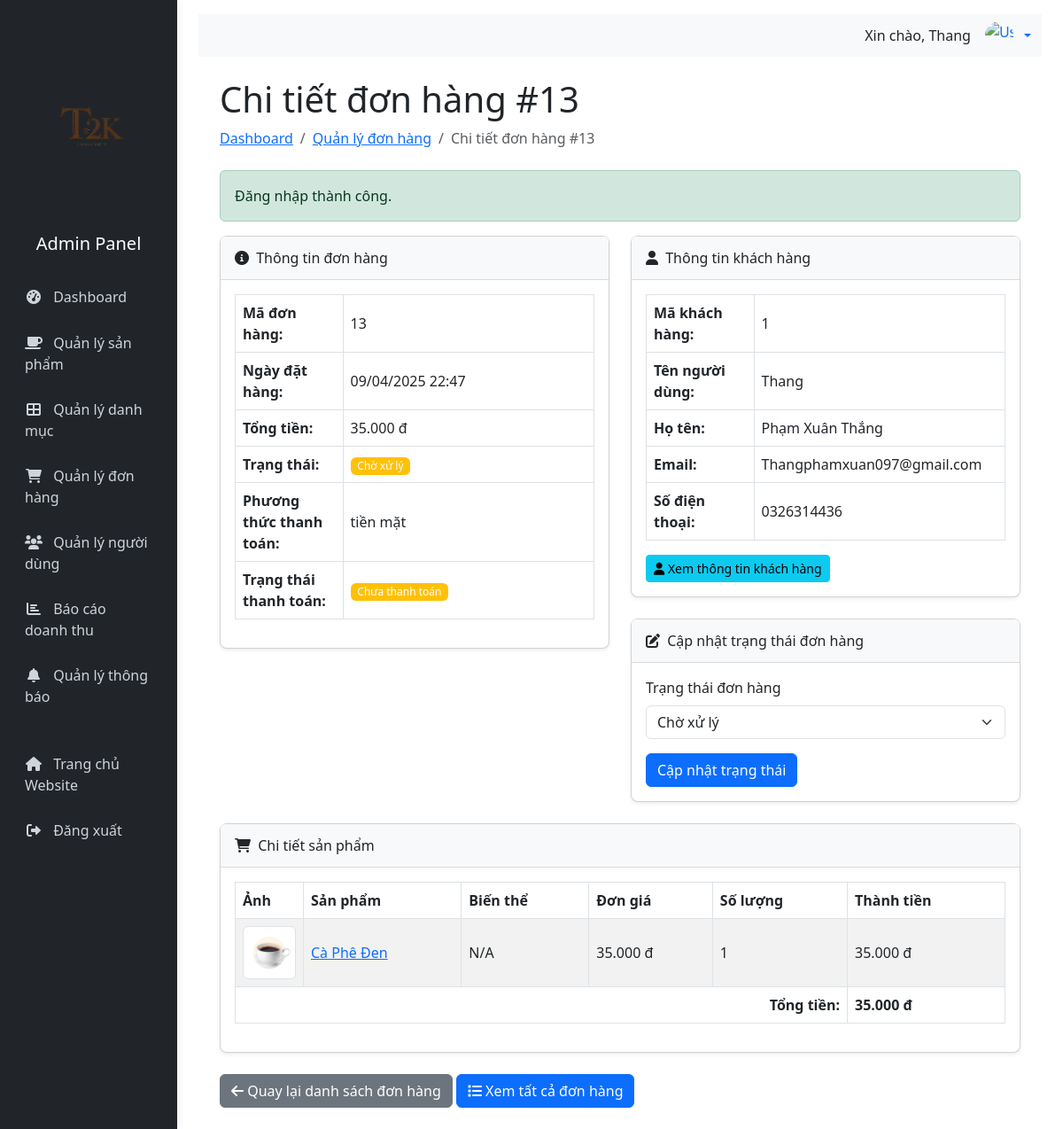
Screenshot of /admin/orders/13 (signed in) with the database file from the repository.
### tables this page shows
CREATE TABLE IF NOT EXISTS `orders` (
  `order_id` int NOT NULL AUTO_INCREMENT,
  `user_id` int DEFAULT NULL,
  `order_date` datetime DEFAULT CURRENT_TIMESTAMP,
  `total_amount` decimal(10,2) NOT NULL,
  `status` varchar(20) DEFAULT 'đang chờ',
  `payment_method` varchar(20) DEFAULT 'tiền mặt',
  `payment_status` varchar(20) DEFAULT 'đang chờ',
  `notes` varchar(500) DEFAULT NULL,
  PRIMARY KEY (`order_id`),
  KEY `user_id` (`user_id`),
  CONSTRAINT `orders_ibfk_1` FOREIGN KEY (`user_id`) REFERENCES `users` (`user_id`) ON DELETE RESTRICT
);

CREATE TABLE IF NOT EXISTS `users` (
  `user_id` int NOT NULL AUTO_INCREMENT,
  `username` varchar(50) NOT NULL,
  `password` varchar(255) NOT NULL,
  `email` varchar(100) NOT NULL,
  `full_name` varchar(100) NOT NULL,
  `phone_number` varchar(15) DEFAULT NULL,
  `role` varchar(20) NOT NULL DEFAULT 'khách hàng',
  `created_at` datetime DEFAULT CURRENT_TIMESTAMP,
  `last_login` datetime DEFAULT NULL,
  `status` varchar(20) DEFAULT 'hoạt động',
  PRIMARY KEY (`user_id`),
  UNIQUE KEY `username` (`username`),
  UNIQUE KEY `email` (`email`)
);

CREATE TABLE IF NOT EXISTS `orderitems` (
  `order_item_id` int NOT NULL AUTO_INCREMENT,
  `order_id` int NOT NULL,
  `product_id` int NOT NULL,
  `variant_id` int DEFAULT NULL,
  `quantity` int NOT NULL,
  `unit_price` decimal(10,2) NOT NULL,
  `notes` varchar(255) DEFAULT NULL,
  `created_at` datetime DEFAULT CURRENT_TIMESTAMP,
  PRIMARY KEY (`order_item_id`),
  KEY `order_id` (`order_id`),
  KEY `product_id` (`product_id`),
  KEY `variant_id` (`variant_id`),
  CONSTRAINT `orderitems_ibfk_1` FOREIGN KEY (`order_id`) REFERENCES `orders` (`order_id`) ON DELETE RESTRICT,
  CONSTRAINT `orderitems_ibfk_2` FOREIGN KEY (`product_id`) REFERENCES `products` (`product_id`) ON DELETE RESTRICT,
  CONSTRAINT `orderitems_ibfk_3` FOREIGN KEY (`variant_id`) REFERENCES `productvariants` (`variant_id`) ON DELETE RESTRICT
);

CREATE TABLE IF NOT EXISTS `products` (
  `product_id` int NOT NULL AUTO_INCREMENT,
  `category_id` int NOT NULL,
  `name` varchar(100) NOT NULL,
  `description` varchar(500) DEFAULT NULL,
  `base_price` decimal(10,2) NOT NULL,
  `image_url` varchar(255) DEFAULT NULL,
  `is_available` tinyint(1) DEFAULT '1',
  `is_featured` tinyint(1) DEFAULT '0',
  `created_at` datetime DEFAULT CURRENT_TIMESTAMP,
  `updated_at` datetime DEFAULT NULL,
  PRIMARY KEY (`product_id`),
  KEY `category_id` (`category_id`),
  CONSTRAINT `products_ibfk_1` FOREIGN KEY (`category_id`) REFERENCES `categories` (`category_id`) ON DELETE RESTRICT
);

### app/Models/Order.php (called while the page is built, shortened)
<?php
class Order {
    private $conn;
    private $table_name = "orders";
    public $order_id;
    public function __construct($db) {
        $this->conn = $db;
    }
    public function readOne() {
        $query = "SELECT o.*, u.username, u.email, u.full_name, u.phone_number as phone
                FROM " . $this->table_name . " o
                LEFT JOIN users u ON o.user_id = u.user_id
                WHERE o.order_id = ?
                LIMIT 0,1";
        $stmt = $this->conn->prepare($query);
        $stmt->bindParam(1, $this->order_id);
        $stmt->execute();
        $row = $stmt->fetch(PDO::FETCH_ASSOC);
        if($row) {
            $this->user_id = $row['user_id'];
            $this->order_date = $row['order_date'];
            $this->total_amount = $row['total_amount'];
            $this->status = $row['status'];
            $this->payment_method = $row['payment_method'];
            $this->payment_status = $row['payment_status'];
            $this->user_name = $row['username'];
            $this->user_email = $row['email'];
            $this->user_full_name = $row['full_name'];
            $this->user_phone = $row['phone'];
            return true;
        }
        return false;
    }
    public function getOrderItems($orderId) {
        $query = "SELECT oi.*, p.name, p.image_url, pv.variant_value as size_name
                FROM orderitems oi
                LEFT JOIN products p ON oi.product_id = p.product_id
                LEFT JOIN productvariants pv ON oi.variant_id = pv.variant_id
                WHERE oi.order_id = ?";
        $stmt = $this->conn->prepare($query);
        $stmt->bindParam(1, $orderId);
        $stmt->execute();
        return $stmt->fetchAll(PDO::FETCH_ASSOC);
    }
}

### app/Views/admin/orders/detail.php (the view, shortened to what this page needs)
<div class="container-fluid px-4">
    <h1 class="mt-4">Chi tiết đơn hàng #<?php echo $this->order->order_id; ?></h1>
    <ol class="breadcrumb mb-4">
        <li class="breadcrumb-item"><a href="/admin">Dashboard</a></li>
        <li class="breadcrumb-item"><a href="/admin/orders">Quản lý đơn hàng</a></li>
        <li class="breadcrumb-item active">Chi tiết đơn hàng #<?php echo $this->order->order_id; ?></li>
    </ol>
    <?php if(isset($_SESSION['success'])): ?>
        <div class="alert alert-success">
            <?php echo $_SESSION['success']; unset($_SESSION['success']); ?>
        </div>
    <?php endif; ?>
    <div class="row">
        <div class="col-md-6">
            <div class="card mb-4">
                <div class="card-header">
                    <i class="fas fa-info-circle me-1"></i>
                    Thông tin đơn hàng
                </div>
                <div class="card-body">
                    <table class="table table-bordered">
                        <tr>
                            <th style="width: 30%">Mã đơn hàng:</th>
                            <td><?php echo $this->order->order_id; ?></td>
                        </tr>
                        <tr>
                            <th>Ngày đặt hàng:</th>
                            <td><?php echo date('d/m/Y H:i', strtotime($this->order->order_date)); ?></td>
                        </tr>
                        <tr>
                            <th>Tổng tiền:</th>
                            <td><?php echo number_format($this->order->total_amount, 0, ',', '.'); ?> đ</td>
                        </tr>
                        <tr>
                            <th>Trạng thái:</th>
                            <td>
                                <span class="badge
                                    <?php
                                    switch($this->order->status) {
                                        case 'pending': echo 'bg-warning'; break;
                                    }
                                    ?>">
                                    <?php
                                    switch($this->order->status) {
                                        case 'pending': echo 'Chờ xử lý'; break;
                                    }
                                    ?>
                                </span>
                            </td>
                        </tr>
                        <tr>
                            <th>Phương thức thanh toán:</th>
                            <td><?php echo $this->order->payment_method; ?></td>
                        </tr>
                        <tr>
                            <th>Trạng thái thanh toán:</th>
                            <td>
                                <span class="badge <?php echo $this->order->payment_status == 'completed' ? 'bg-success' : 'bg-warning'; ?>">
                                    <?php echo $this->order->payment_status == 'completed' ? 'Đã thanh toán' : 'Chưa thanh toán'; ?>
                                </span>
                            </td>
                        </tr>
                    </table>
                </div>
            </div>
        </div>
        <div class="col-md-6">
            <div class="card mb-4">
                <div class="card-header">
                    <i class="fas fa-user me-1"></i>
                    Thông tin khách hàng
                </div>
                <div class="card-body">
                    <?php if($this->order->user_id): ?>
                        <table class="table table-bordered">
                            <tr>
                                <th style="width: 30%">Mã khách hàng:</th>
                                <td><?php echo $this->order->user_id; ?></td>
                            </tr>
                            <tr>
                                <th>Tên người dùng:</th>
                                <td><?php echo $this->order->user_name ?? 'N/A'; ?></td>
                            </tr>
                            <tr>
                                <th>Họ tên:</th>
                                <td><?php echo $this->order->user_full_name ?? 'N/A'; ?></td>
                            </tr>
                            <tr>
                                <th>Email:</th>
                                <td><?php echo $this->order->user_email ?? 'N/A'; ?></td>
                            </tr>
                            <tr>
                                <th>Số điện thoại:</th>
                                <td><?php echo $this->order->user_phone ?? 'N/A'; ?></td>
                            </tr>
                        </table>
                        <div class="mt-2">
                            <a href="/admin/users/<?php echo $this->order->user_id; ?>" class="btn btn-info btn-sm">
                                <i class="fas fa-user"></i> Xem thông tin khách hàng
                            </a>
                        </div>
                    <?php else: ?>
                        <div class="alert alert-info mb-0">
                            Đơn hàng này được đặt bởi khách không đăng nhập
                        </div>
                    <?php endif; ?>
                </div>
            </div>
            <div class="card mb-4">
                <div class="card-header">
                    <i class="fas fa-edit me-1"></i>
                    Cập nhật trạng thái đơn hàng
                </div>
                <div class="card-body">
                    <form action="/admin/orders/<?php echo $this->order->order_id; ?>/status" method="POST">
                        <div class="mb-3">
                            <label for="status" class="form-label">Trạng thái đơn hàng</label>
                            <select class="form-select" id="status" name="status">
                                <option value="pending" <?php echo $this->order->status == 'pending' ? 'selected' : ''; ?>>Chờ xử lý</option>
                            </select>
                        </div>
                        <button type="submit" class="btn btn-primary">Cập nhật trạng thái</button>
                    </form>
                </div>
            </div>
        </div>
    </div>
    <div class="card mb-4">
        <div class="card-header">
            <i class="fas fa-shopping-cart me-1"></i>
            Chi tiết sản phẩm
        </div>
        <div class="card-body">
            <div class="table-responsive">
                <table class="table table-bordered table-striped">
                    <thead>
                        <tr>
                            <th>Ảnh</th>
                            <th>Sản phẩm</th>
                            <th>Biến thể</th>
                            <th>Đơn giá</th>
                            <th>Số lượng</th>
                            <th>Thành tiền</th>
                        </tr>
                    </thead>
                    <tbody>
                        <?php if(is_array($orderItems) && count($orderItems) > 0): ?>
                            <?php foreach($orderItems as $item): ?>
                                <tr>
                                    <td style="width: 70px">
                                        <?php if(!empty($item['image_url'])): ?>
                                            <img src="<?php echo $item['image_url']; ?>" alt="<?php echo $item['name']; ?>"
                                                 class="img-thumbnail" style="max-width: 60px; max-height: 60px;">
                                        <?php else: ?>
                                            <div class="text-center">
                                                <i class="fas fa-image text-muted" style="font-size: 30px;"></i>
                                            </div>
                                        <?php endif; ?>
                                    </td>
                                    <td>
                                        <a href="/admin/products/<?php echo $item['product_id']; ?>/edit">
                                            <?php echo $item['name']; ?>
                                        </a>
                                    </td>
                                    <td>
                                        <?php echo !empty($item['size_name']) ? $item['size_name'] : 'N/A'; ?>
                                    </td>
                                    <td><?php echo number_format($item['unit_price'], 0, ',', '.'); ?> đ</td>
                                    <td><?php echo $item['quantity']; ?></td>
                                    <td><?php echo number_format($item['unit_price'] * $item['quantity'], 0, ',', '.'); ?> đ</td>
                                </tr>
                            <?php endforeach; ?>
                        <?php else: ?>
                            <tr>
                                <td colspan="6" class="text-center">Không có dữ liệu chi tiết đơn hàng</td>
                            </tr>
                        <?php endif; ?>
                    </tbody>
                    <tfoot>
                        <tr>
                            <th colspan="5" class="text-end">Tổng tiền:</th>
                            <th><?php echo number_format($this->order->total_amount, 0, ',', '.'); ?> đ</th>
                        </tr>
                    </tfoot>
                </table>
            </div>
        </div>
    </div>
    <div class="mb-4">
        <a href="/admin/orders" class="btn btn-secondary">
            <i class="fas fa-arrow-left"></i> Quay lại danh sách đơn hàng
        </a>
        <a href="/admin/orders" class="btn btn-primary">
            <i class="fas fa-list"></i> Xem tất cả đơn hàng
        </a>
    </div>
</div>
<?php
require_once __DIR__ . "/../layouts/admin_layout.php";
?>

### public/css/admin.css (style rules this page uses)
.card { border-radius: 0.5rem; box-shadow: 0 0.125rem 0.25rem rgba(0, 0, 0, 0.075); margin-bottom: 1.5rem; }
.card-header { background-color: #f8f9fa; border-bottom: 1px solid rgba(0, 0, 0, 0.125); padding: 0.75rem 1rem; }
.table th { font-weight: 600; border-top: none; }
.table td { vertical-align: middle; }
.form-label { font-weight: 500; margin-bottom: 0.5rem; }
.badge { font-weight: 500; padding: 0.35em 0.65em; }

### rows the page displays
orders: order_id "13", order_date "09/04/2025 22:47", total_amount "35.000", payment_method "tiền mặt", user "1", user.username "Thang", user.full_name "Phạm Xuân Thắng", user.email "Thangphamxuan097@gmail.com", user.phone_number "0326314436", status "Chờ xử lý"
orderitems: product.image_url (picture), product.name "Cà Phê Đen", unit_price "35.000", quantity "1", $item['unit_price'] * $item['quantity'] "35.000"

### other values shown
$_SESSION['username'] "Thang"
$_SESSION['success'] "Đăng nhập thành công."
